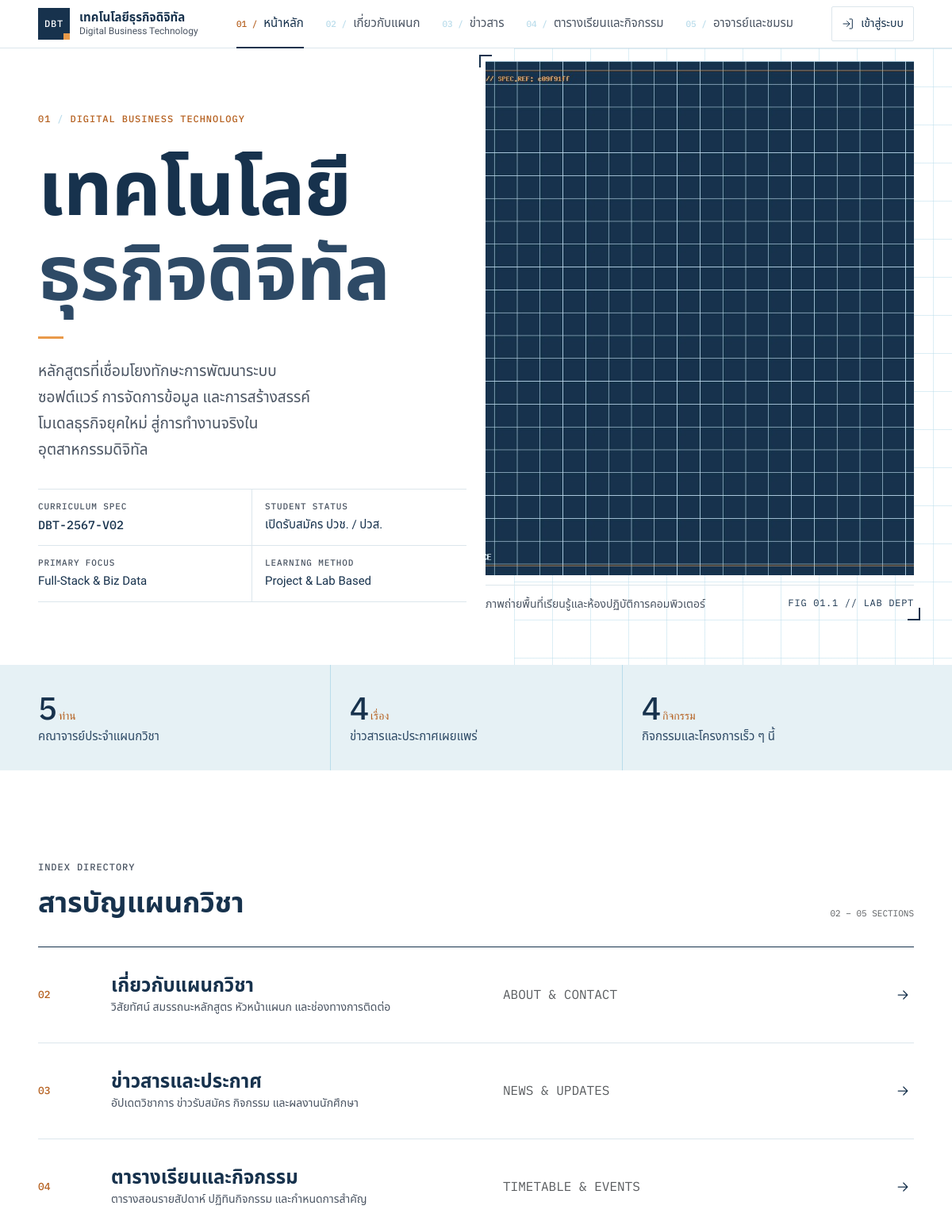
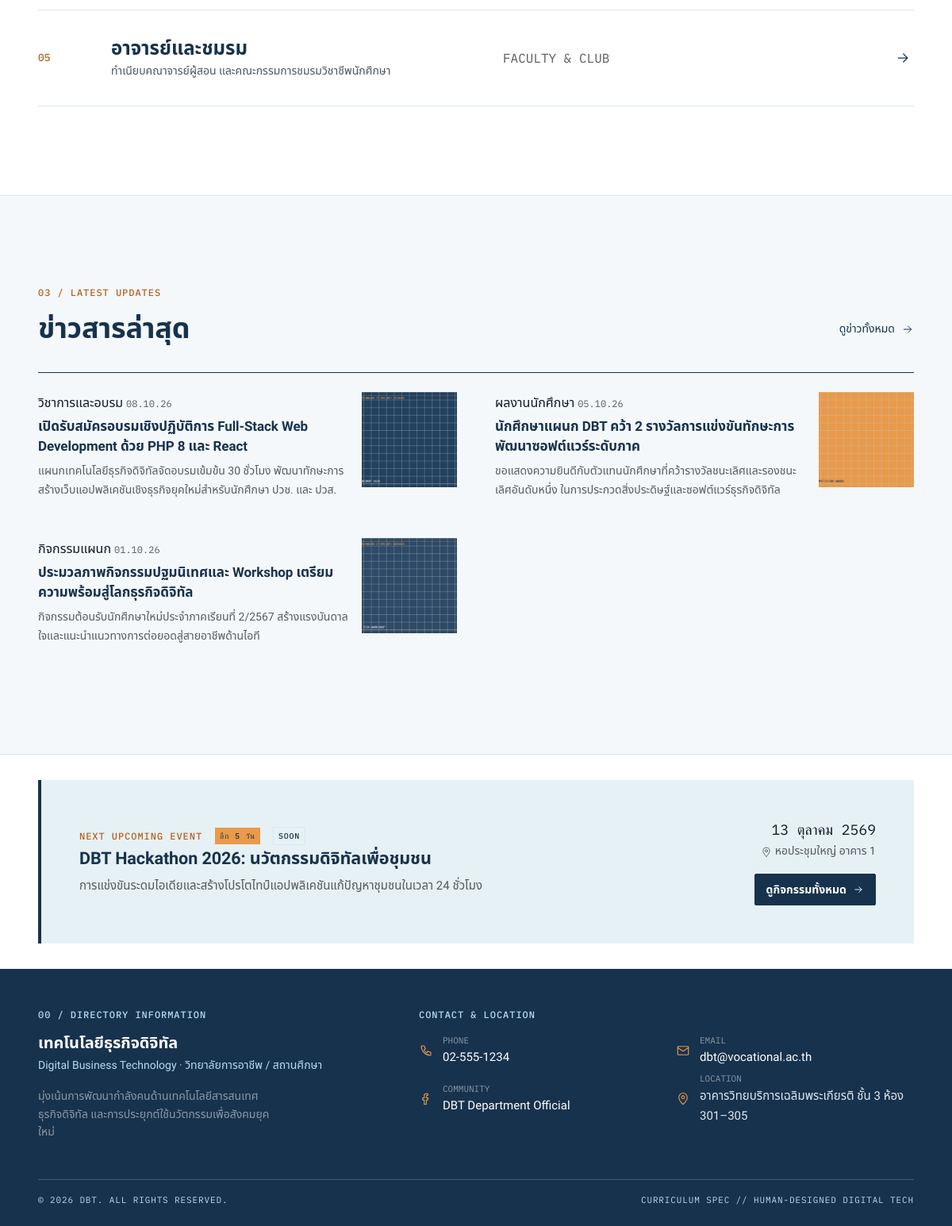
The page / on the database its author committed (2 pictures, top to bottom).
### tables this page shows
CREATE TABLE `news` (
  `id` INT AUTO_INCREMENT PRIMARY KEY,
  `category_id` INT NOT NULL,
  `title` VARCHAR(255) NOT NULL,
  `summary` TEXT NOT NULL,
  `content` MEDIUMTEXT NOT NULL,
  `image_path` VARCHAR(255) NULL,
  `is_featured` TINYINT(1) NOT NULL DEFAULT 0,
  `published_at` DATE NOT NULL,
  `created_at` TIMESTAMP DEFAULT CURRENT_TIMESTAMP,
  INDEX `idx_news_cat` (`category_id`),
  INDEX `idx_news_pub` (`published_at`)
);

CREATE TABLE `news_categories` (
  `id` INT AUTO_INCREMENT PRIMARY KEY,
  `name` VARCHAR(50) NOT NULL,
  `slug` VARCHAR(50) NOT NULL UNIQUE
);

CREATE TABLE `activities` (
  `id` INT AUTO_INCREMENT PRIMARY KEY,
  `title` VARCHAR(255) NOT NULL,
  `description` TEXT NULL,
  `event_date` DATE NOT NULL,
  `event_date_end` DATE NULL,
  `time_start` TIME NULL,
  `time_end` TIME NULL,
  `location` VARCHAR(100) NULL,
  `badge_text` VARCHAR(50) NULL,
  `action_url` VARCHAR(255) NULL,
  `created_at` TIMESTAMP DEFAULT CURRENT_TIMESTAMP,
  INDEX `idx_act_date` (`event_date`)
);

### includes/db.php (called while the page is built, shortened)
<?php
function db(): PDO
{
    static $pdo = null;
    if ($pdo === null) {
        try {
            $pdo = new PDO(
                'mysql:host=' . DB_HOST . ';dbname=' . DB_NAME . ';charset=utf8mb4',
                DB_USER,
                DB_PASS,
                [
                    PDO::ATTR_ERRMODE            => PDO::ERRMODE_EXCEPTION,
                    PDO::ATTR_DEFAULT_FETCH_MODE => PDO::FETCH_ASSOC,
                    PDO::ATTR_EMULATE_PREPARES   => false,
                ]
            );
        } catch (PDOException $e) {
            http_response_code(500);
            exit('<p style="font-family:sans-serif;padding:2rem">เชื่อมต่อฐานข้อมูลไม่ได้ — ตรวจสอบค่าใน <code>includes/config.php</code> และนำเข้า <code>database/schema.sql</code></p>');
        }
    }
    return $pdo;
}
function execute_query(string $sql, array $params = []): PDOStatement
{
    $st = db()->prepare($sql);
    $st->execute($params);
    return $st;
}
function q(string $sql, array $params = []): PDOStatement
{
    return execute_query($sql, $params);
}

### index.php (the view, shortened to what this page needs)
<?php
require_once __DIR__ . '/includes/helpers.php';
$heroTitle1 = setting('hero_title_1', 'เทคโนโลยี');
$heroTitle2 = setting('hero_title_2', 'ธุรกิจดิจิทัล');
$heroIntro  = setting('hero_intro', 'หลักสูตรที่เชื่อมโยงทักษะการพัฒนาระบบซอฟต์แวร์ การจัดการข้อมูล และการสร้างสรรค์โมเดลธุรกิจยุคใหม่ สู่การทำงานจริงในอุตสาหกรรมดิจิทัล');
$heroImage   = setting('hero_image', 'uploads/seed/hero-lab.jpg');
$heroCaption = setting('hero_caption', 'ภาพถ่ายพื้นที่เรียนรู้และห้องปฏิบัติการคอมพิวเตอร์');
$currCode    = setting('curriculum_code', 'DBT-2567-V02');
$cntTeachers     = (int) q("SELECT COUNT(*) FROM teachers")->fetchColumn();
$cntNews         = (int) q("SELECT COUNT(*) FROM news")->fetchColumn();
$cntUpcomingActs = (int) q("SELECT COUNT(*) FROM activities WHERE event_date >= CURDATE()")->fetchColumn();
$latestNews = q("
  SELECT n.*, c.name as category_name
  FROM news n
  JOIN news_categories c ON n.category_id = c.id
  ORDER BY n.published_at DESC, n.id DESC
  LIMIT 3
")->fetchAll();
$nextActivity = q("
  SELECT * FROM activities
  WHERE event_date >= CURDATE()
  ORDER BY event_date ASC
  LIMIT 1
")->fetch();
include __DIR__ . '/includes/header.php';
?>
<section class="hero">
  <div class="container-xl">
    <div class="row align-items-center gy-5">
      <div class="col-12 col-lg-6">
        <div class="hero-label">
          <p class="eyebrow">
            <span>01</span>
            <span class="sep">/</span>
            <span>DIGITAL BUSINESS TECHNOLOGY</span>
          </p>
        </div>
        <h1 class="hero-title">
          <span class="line"><?= e($heroTitle1) ?></span>
          <span class="line line-2"><?= e($heroTitle2) ?></span>
        </h1>
        <span class="rule" aria-hidden="true"></span>
        <p class="hero-intro">
          <?= nl2br(e($heroIntro)) ?>
        </p>
        <dl class="hero-meta">
          <div>
            <dt>CURRICULUM SPEC</dt>
            <dd class="mono"><?= e($currCode) ?></dd>
          </div>
          <div>
            <dt>STUDENT STATUS</dt>
            <dd>เปิดรับสมัคร ปวช. / ปวส.</dd>
          </div>
          <div>
            <dt>PRIMARY FOCUS</dt>
            <dd>Full-Stack & Biz Data</dd>
          </div>
          <div>
            <dt>LEARNING METHOD</dt>
            <dd>Project & Lab Based</dd>
          </div>
        </dl>
      </div>
      <div class="col-12 col-lg-6 hero-figure">
        <div class="marks">
          <figure class="figure w-100">
            <div class="figure-img">
              <?php if ($heroImage && file_exists(ROOT_PATH . '/' . $heroImage)): ?>
                <img src="<?= url($heroImage) ?>" alt="ห้องปฏิบัติการเทคโนโลยีธุรกิจดิจิทัล" width="1200" height="900" loading="eager">
              <?php else: ?>
                <div class="monogram monogram-lg" style="aspect-ratio: 4/3;">DBT // LAB</div>
              <?php endif; ?>
            </div>
            <figcaption class="figcap">
              <span><?= e($heroCaption) ?></span>
              <span class="mono">FIG 01.1 // LAB DEPT</span>
            </figcaption>
          </figure>
        </div>
      </div>
    </div>
  </div>
</section>
<section class="data-strip" aria-label="ข้อมูลเชิงสถิติของแผนก">
  <div class="container-xl">
    <ul>
      <li>
        <span class="data-num"><?= $cntTeachers ?><small>ท่าน</small></span>
        <span class="data-label">คณาจารย์ประจำแผนกวิชา</span>
      </li>
      <li>
        <span class="data-num"><?= $cntNews ?><small>เรื่อง</small></span>
        <span class="data-label">ข่าวสารและประกาศเผยแพร่</span>
      </li>
      <li>
        <span class="data-num"><?= $cntUpcomingActs ?><small>กิจกรรม</small></span>
        <span class="data-label">กิจกรรมและโครงการเร็ว ๆ นี้</span>
      </li>
    </ul>
  </div>
</section>
<section class="section">
  <div class="container-xl">
    <div class="section-head">
      <div>
        <p class="eyebrow eyebrow-muted">INDEX DIRECTORY</p>
        <h2>สารบัญแผนกวิชา</h2>
      </div>
      <span class="mono text-muted d-none d-md-inline" style="font-size: 11px;">02 – 05 SECTIONS</span>
    </div>
    <ul class="index-list">
      <li>
        <a href="<?= url('about.php') ?>">
          <span class="index-num">02</span>
          <div>
            <span class="index-title">เกี่ยวกับแผนกวิชา</span>
            <span class="index-desc">วิสัยทัศน์ สมรรถนะหลักสูตร หัวหน้าแผนก และช่องทางการติดต่อ</span>
          </div>
          <span class="mono text-muted d-none d-md-block">ABOUT & CONTACT</span>
          <?= icon('arrow-right', 20) ?>
        </a>
      </li>
      <li>
        <a href="<?= url('news.php') ?>">
          <span class="index-num">03</span>
          <div>
            <span class="index-title">ข่าวสารและประกาศ</span>
            <span class="index-desc">อัปเดตวิชาการ ข่าวรับสมัคร กิจกรรม และผลงานนักศึกษา</span>
          </div>
          <span class="mono text-muted d-none d-md-block">NEWS & UPDATES</span>
          <?= icon('arrow-right', 20) ?>
        </a>
      </li>
      <li>
        <a href="<?= url('schedule.php') ?>">
          <span class="index-num">04</span>
          <div>
            <span class="index-title">ตารางเรียนและกิจกรรม</span>
            <span class="index-desc">ตารางสอนรายสัปดาห์ ปฏิทินกิจกรรม และกำหนดการสำคัญ</span>
          </div>
          <span class="mono text-muted d-none d-md-block">TIMETABLE & EVENTS</span>
          <?= icon('arrow-right', 20) ?>
        </a>
      </li>
      <li>
        <a href="<?= url('teachers.php') ?>">
          <span class="index-num">05</span>
          <div>
            <span class="index-title">อาจารย์และชมรม</span>
            <span class="index-desc">ทำเนียบคณาจารย์ผู้สอน และคณะกรรมการชมรมวิชาชีพนักศึกษา</span>
          </div>
          <span class="mono text-muted d-none d-md-block">FACULTY & CLUB</span>
          <?= icon('arrow-right', 20) ?>
        </a>
      </li>
    </ul>
  </div>
</section>
<section class="section section-alt">
  <div class="container-xl">
    <div class="section-head">
      <div>
        <p class="eyebrow">03 / LATEST UPDATES</p>
        <h2>ข่าวสารล่าสุด</h2>
      </div>
      <a href="<?= url('news.php') ?>" class="link-more">
        <span>ดูข่าวทั้งหมด</span>
        <?= icon('arrow-right', 16) ?>
      </a>
    </div>
    <div class="news-list">
      <?php foreach ($latestNews as $item): ?>
        <article class="news-row">
          <div>
            <div class="news-meta">
              <span class="news-cat"><?= e($item['category_name']) ?></span>
              <span class="mono text-muted" style="font-size: 12px;"><?= mono_date($item['published_at']) ?></span>
            </div>
            <h3>
              <a href="<?= url('news.php?id=' . $item['id']) ?>" class="text-navy text-decoration-none">
                <?= e($item['title']) ?>
              </a>
            </h3>
            <p class="text-muted mb-0" style="font-size: .875rem; display: -webkit-box; -webkit-line-clamp: 2; -webkit-box-orient: vertical; overflow: hidden;">
              <?= e($item['summary']) ?>
            </p>
          </div>
          <div class="thumb">
            <?php if (!empty($item['image_path']) && file_exists(ROOT_PATH . '/' . $item['image_path'])): ?>
              <img src="<?= url($item['image_path']) ?>" alt="<?= e($item['title']) ?>" loading="lazy">
            <?php else: ?>
              <div class="monogram"><?= e(SITE_SHORT) ?></div>
            <?php endif; ?>
          </div>
        </article>
      <?php endforeach; ?>
    </div>
  </div>
</section>
<?php if ($nextActivity): ?>
<section class="section" style="padding-block: var(--s-6);">
  <div class="container-xl">
    <div class="p-4 p-md-5" style="background: var(--c-blue-100); border-left: 4px solid var(--c-navy);">
      <div class="row align-items-center gy-3">
        <div class="col-12 col-md-8">
          <?php $nextCd = activity_countdown_badge($nextActivity['event_date'], $nextActivity['event_date_end'] ?? null); ?>
          <p class="eyebrow mb-1">
            <span>NEXT UPCOMING EVENT</span>
            <span class="<?= e($nextCd['class']) ?>"><?= e($nextCd['text']) ?></span>
            <?php if (!empty($nextActivity['badge_text'])): ?>
              <span class="badge-line"><?= e($nextActivity['badge_text']) ?></span>
            <?php endif; ?>
          </p>
          <h3 class="mb-2" style="font-size: 1.35rem;"><?= e($nextActivity['title']) ?></h3>
          <p class="mb-0 text-muted" style="font-size: .9375rem;">
            <?= e($nextActivity['description'] ?: 'กิจกรรมพัฒนาทักษะวิชาชีพและเสริมสร้างสมรรถนะนักศึกษา') ?>
          </p>
        </div>
        <div class="col-12 col-md-4 text-md-end">
          <div class="mono text-navy font-weight-bold" style="font-size: 1.125rem;">
            <?= thai_date($nextActivity['event_date'], true) ?>
          </div>
          <?php if (!empty($nextActivity['location'])): ?>
            <div class="text-muted" style="font-size: .875rem;">
              <?= icon('map-pin', 14) ?> <?= e($nextActivity['location']) ?>
            </div>
          <?php endif; ?>
          <a href="<?= url('schedule.php?tab=activity') ?>" class="btn btn-navy btn-sm mt-3">
            <span>ดูกิจกรรมทั้งหมด</span>
            <?= icon('arrow-right', 14) ?>
          </a>
        </div>
      </div>
    </div>
  </div>
</section>
<?php endif; ?>
<?php include __DIR__ . '/includes/footer.php'; ?>

### rows shown on the page
news: news_categories.name "วิชาการและอบรม", published_at "08.10.26", title "เปิดรับสมัครอบรมเชิงปฏิบัติการ Full-Stack Web Development ด้วย PHP 8 และ React", summary "แผนกเทคโนโลยีธุรกิจดิจิทัลจัดอบรมเข้มข้น 30 ชั่วโมง พัฒนาทักษะการสร้างเว็บแอปพลิเคชันเชิงธุรกิจยุคใหม่สำหรับนักศึกษา ปวช. และ ปวส.", image_path (picture)
news: news_categories.name "ผลงานนักศึกษา", published_at "05.10.26", title "นักศึกษาแผนก DBT คว้า 2 รางวัลการแข่งขันทักษะการพัฒนาซอฟต์แวร์ระดับภาค", summary "ขอแสดงความยินดีกับตัวแทนนักศึกษาที่คว้ารางวัลชนะเลิศและรองชนะเลิศอันดับหนึ่ง ในการประกวดสิ่งประดิษฐ์และซอฟต์แวร์ธุรกิจดิจิทัล", image_path (picture)
news: news_categories.name "กิจกรรมแผนก", published_at "01.10.26", title "ประมวลภาพกิจกรรมปฐมนิเทศและ Workshop เตรียมความพร้อมสู่โลกธุรกิจดิจิทัล", summary "กิจกรรมต้อนรับนักศึกษาใหม่ประจำภาคเรียนที่ 2/2567 สร้างแรงบันดาลใจและแนะนำแนวทางการต่อยอดสู่สายอาชีพด้านไอที", image_path (picture)
activities: event_date+event_date_end "อีก 5 วัน", badge_text "SOON", title "DBT Hackathon 2026: นวัตกรรมดิจิทัลเพื่อชุมชน", description "การแข่งขันระดมไอเดียและสร้างโปรโตไทป์แอปพลิเคชันแก้ปัญหาชุมชนในเวลา 24 ชั่วโมง", event_date "13 ตุลาคม 2569", location "หอประชุมใหญ่ อาคาร 1"

### other values the page prints
SITE_NAME "เทคโนโลยีธุรกิจดิจิทัล"
SITE_NAME_EN "Digital Business Technology"
$heroTitle1 "เทคโนโลยี"
$heroTitle2 "ธุรกิจดิจิทัล"
$heroIntro "หลักสูตรที่เชื่อมโยงทักษะการพัฒนาระบบซอฟต์แวร์ การจัดการข้อมูล และการสร้างสรรค์โมเดลธุรกิจยุคใหม่ สู่การทำงานจริงในอุตสาหกรรมดิจิทัล"
$currCode "DBT-2567-V02"
$heroCaption "ภาพถ่ายพื้นที่เรียนรู้และห้องปฏิบัติการคอมพิวเตอร์"
$cntTeachers "5"
$cntNews "4"
$cntUpcomingActs "4"
INSTITUTE_NAME "วิทยาลัยการอาชีพ / สถานศึกษา"
setting('contact_phone', CONTACT_PHONE) "02-555-1234"
setting('contact_email', CONTACT_EMAIL) "dbt@vocational.ac.th"
setting('contact_facebook_name', CONTACT_FACEBOOK_NAME) "DBT Department Official"
setting('contact_address', CONTACT_ADDRESS) "อาคารวิทยบริการเฉลิมพระเกียรติ ชั้น 3 ห้อง 301–305"
